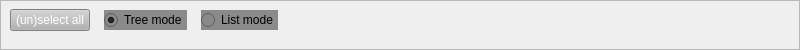
    <widget class="QFrame" name="frame">
     <property name="minimumSize">
      <size>
       <width>0</width>
       <height>40</height>
      </size>
     </property>
     <property name="palette">
      <palette>
       <active>
        <colorrole role="ButtonText">
         <brush brushstyle="SolidPattern">
          <color alpha="255">
           <red>90</red>
           <green>104</green>
           <blue>118</blue>
          </color>
         </brush>
        </colorrole>
       </active>
       <inactive>
        <colorrole role="ButtonText">
         <brush brushstyle="SolidPattern">
          <color alpha="255">
           <red>90</red>
           <green>104</green>
           <blue>118</blue>
          </color>
         </brush>
        </colorrole>
       </inactive>
       <disabled>
        <colorrole role="ButtonText">
         <brush brushstyle="SolidPattern">
          <color alpha="255">
           <red>69</red>
           <green>69</green>
           <blue>69</blue>
          </color>
         </brush>
        </colorrole>
       </disabled>
      </palette>
     </property>
     <property name="frameShape">
      <enum>QFrame::StyledPanel</enum>
     </property>
     <property name="frameShadow">
      <enum>QFrame::Sunken</enum>
     </property>
     <widget class="QWidget" name="horizontalLayoutWidget">
      <property name="geometry">
       <rect>
        <x>10</x>
        <y>0</y>
        <width>781</width>
        <height>41</height>
       </rect>
      </property>
      <layout class="QHBoxLayout" name="horizontalLayoutPanel" stretch="0,0,0,0">
       <property name="spacing">
        <number>14</number>
       </property>
       <item>
        <widget class="QPushButton" name="pushButtonSelectAll">
         <property name="sizePolicy">
          <sizepolicy hsizetype="Maximum" vsizetype="Fixed">
           <horstretch>0</horstretch>
           <verstretch>0</verstretch>
          </sizepolicy>
         </property>
         <property name="palette">
          <palette>
           <active>
            <colorrole role="WindowText">
             <brush brushstyle="SolidPattern">
              <color alpha="255">
               <red>255</red>
               <green>255</green>
               <blue>255</blue>
              </color>
             </brush>
            </colorrole>
            <colorrole role="Button">
             <brush brushstyle="SolidPattern">
              <color alpha="255">
               <red>178</red>
               <green>178</green>
               <blue>178</blue>
              </color>
             </brush>
            </colorrole>
            <colorrole role="Text">
             <brush brushstyle="SolidPattern">
              <color alpha="255">
               <red>255</red>
               <green>255</green>
               <blue>255</blue>
              </color>
             </brush>
            </colorrole>
            <colorrole role="ButtonText">
             <brush brushstyle="SolidPattern">
              <color alpha="255">
               <red>255</red>
               <green>255</green>
               <blue>255</blue>
              </color>
             </brush>
            </colorrole>
            <colorrole role="Base">
             <brush brushstyle="SolidPattern">
              <color alpha="255">
               <red>178</red>
               <green>178</green>
               <blue>178</blue>
              </color>
             </brush>
            </colorrole>
            <colorrole role="Window">
             <brush brushstyle="SolidPattern">
              <color alpha="255">
               <red>178</red>
               <green>178</green>
               <blue>178</blue>
              </color>
             </brush>
            </colorrole>
           </active>
           <inactive>
            <colorrole role="WindowText">
             <brush brushstyle="SolidPattern">
              <color alpha="255">
               <red>255</red>
               <green>255</green>
               <blue>255</blue>
              </color>
             </brush>
            </colorrole>
            <colorrole role="Button">
             <brush brushstyle="SolidPattern">
              <color alpha="255">
               <red>178</red>
               <green>178</green>
               <blue>178</blue>
              </color>
             </brush>
            </colorrole>
            <colorrole role="Text">
             <brush brushstyle="SolidPattern">
              <color alpha="255">
               <red>255</red>
               <green>255</green>
               <blue>255</blue>
              </color>
             </brush>
            </colorrole>
            <colorrole role="ButtonText">
             <brush brushstyle="SolidPattern">
              <color alpha="255">
               <red>255</red>
               <green>255</green>
               <blue>255</blue>
              </color>
             </brush>
            </colorrole>
            <colorrole role="Base">
             <brush brushstyle="SolidPattern">
              <color alpha="255">
               <red>178</red>
               <green>178</green>
               <blue>178</blue>
              </color>
             </brush>
            </colorrole>
            <colorrole role="Window">
             <brush brushstyle="SolidPattern">
              <color alpha="255">
               <red>178</red>
               <green>178</green>
               <blue>178</blue>
              </color>
             </brush>
            </colorrole>
           </inactive>
           <disabled>
            <colorrole role="WindowText">
             <brush brushstyle="SolidPattern">
              <color alpha="255">
               <red>255</red>
               <green>255</green>
               <blue>255</blue>
              </color>
             </brush>
            </colorrole>
            <colorrole role="Button">
             <brush brushstyle="SolidPattern">
              <color alpha="255">
               <red>178</red>
               <green>178</green>
               <blue>178</blue>
              </color>
             </brush>
            </colorrole>
            <colorrole role="Text">
             <brush brushstyle="SolidPattern">
              <color alpha="255">
               <red>255</red>
               <green>255</green>
               <blue>255</blue>
              </color>
             </brush>
            </colorrole>
            <colorrole role="ButtonText">
             <brush brushstyle="SolidPattern">
              <color alpha="255">
               <red>255</red>
               <green>255</green>
               <blue>255</blue>
              </color>
             </brush>
            </colorrole>
            <colorrole role="Base">
             <brush brushstyle="SolidPattern">
              <color alpha="255">
               <red>178</red>
               <green>178</green>
               <blue>178</blue>
              </color>
             </brush>
            </colorrole>
            <colorrole role="Window">
             <brush brushstyle="SolidPattern">
              <color alpha="255">
               <red>178</red>
               <green>178</green>
               <blue>178</blue>
              </color>
             </brush>
            </colorrole>
           </disabled>
          </palette>
         </property>
         <property name="styleSheet">
          <string notr="true">background-color: rgb(178, 178, 178);
color: rgb(255,255,255);</string>
         </property>
         <property name="text">
          <string>(un)select all</string>
         </property>
        </widget>
       </item>
       <item>
        <widget class="QRadioButton" name="radioTreeMode">
         <property name="sizePolicy">
          <sizepolicy hsizetype="Maximum" vsizetype="Fixed">
           <horstretch>0</horstretch>
           <verstretch>0</verstretch>
          </sizepolicy>
         </property>
         <property name="autoFillBackground">
          <bool>false</bool>
         </property>
         <property name="styleSheet">
          <string notr="true">background-color: rgb(138, 138, 138);</string>
         </property>
         <property name="text">
          <string>Tree mode</string>
         </property>
         <property name="checked">
          <bool>true</bool>
         </property>
        </widget>
       </item>
       <item>
        <widget class="QRadioButton" name="radioListMode">
         <property name="sizePolicy">
          <sizepolicy hsizetype="Maximum" vsizetype="Fixed">
           <horstretch>0</horstretch>
           <verstretch>0</verstretch>
          </sizepolicy>
         </property>
         <property name="autoFillBackground">
          <bool>false</bool>
         </property>
         <property name="styleSheet">
          <string notr="true">background-color: rgb(138, 138, 138);</string>
         </property>
         <property name="text">
          <string>List mode</string>
         </property>
        </widget>
       </item>
       <item>
        <spacer name="horizontalSpacer">
         <property name="orientation">
          <enum>Qt::Horizontal</enum>
         </property>
         <property name="sizeHint" stdset="0">
          <size>
           <width>40</width>
           <height>20</height>
          </size>
         </property>
        </spacer>
       </item>
      </layout>
     </widget>
    </widget>
